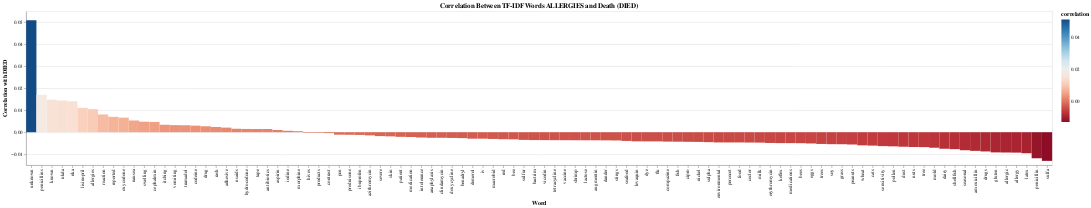

Notebook code cell kept with this figure:
### Markdown cell above
**ALLERGIES**

### Code cell
KEYWORD = "ALLERGIES"
df_COVID[KEYWORD] = df_COVID[KEYWORD].astype(str)
tfidf_vectorizer = TfidfVectorizer(stop_words='english', max_features=100) 
tfidf_matrix = tfidf_vectorizer.fit_transform(df_COVID[KEYWORD])
tfidf_df = pd.DataFrame(tfidf_matrix.toarray(), columns=tfidf_vectorizer.get_feature_names_out())
tfidf_df['DIED'] = df_COVID['DIED'].copy()
correlation_matrix = tfidf_df.corr()
correlation_with_died = correlation_matrix['DIED'].drop('DIED').sort_values(ascending=False)
print(f"Top 20 postive correlated words from {KEYWORD}")
print(correlation_with_died.head(20))
print(f"Top 20 negative correlated words from {KEYWORD}")
print(correlation_with_died.tail(20))
correlation_data = correlation_with_died.reset_index()
correlation_data.columns = ['word', 'correlation']

heatmap = alt.Chart(correlation_data).mark_rect().encode(
    x=alt.X('word:N', title='Word', sort=None),
    y=alt.Y('correlation:Q', title='Correlation with DIED'),
    color=alt.Color('correlation:Q', scale=alt.Scale(scheme='redblue')),
    tooltip=[alt.Tooltip('word:N', title='Word'), alt.Tooltip('correlation:Q', title='Correlation')]
).properties(
    title=f'Correlation Between TF-IDF Words {KEYWORD} and Death (DIED)',
    width=2000,
    height=300
)

heatmap

### Figure 1 — Vega-Lite specification as saved in the notebook (floating-point values rounded to 4 significant figures)
{"config": {"view": {"continuousWidth": 300, "continuousHeight": 300}}, "data": {"name": "data-827c5165eae9fa42f30168c29603df60"}, "mark": {"type": "rect"}, "encoding": {"color": {"field": "correlation", "scale": {"scheme": "redblue"}, "type": "quantitative"}, "tooltip": [{"field": "word", "title": "Word", "type": "nominal"}, {"field": "correlation", "title": "Correlation", "type": "quantitative"}], "x": {"field": "word", "sort": null, "title": "Word", "type": "nominal"}, "y": {"field": "correlation", "title": "Correlation with DIED", "type": "quantitative"}}, "height": 300, "title": "Correlation Between TF-IDF Words ALLERGIES and Death (DIED)", "width": 2000, "$schema": "https://vega.github.io/schema/vega-lite/v5.8.0.json", "datasets": {"data-827c5165eae9fa42f30168c29603df60": [{"word": "unknown", "correlation": 0.05093}, {"word": "penicillins", "correlation": 0.01703}, {"word": "known", "correlation": 0.01477}, {"word": "nkda", "correlation": 0.01442}, {"word": "nka", "correlation": 0.01408}, {"word": "lisinopril", "correlation": 0.01109}, {"word": "allergies", "correlation": 0.01047}, {"word": "reaction", "correlation": 0.008065}, {"word": "reported", "correlation": 0.006995}, {"word": "oxycodone", "correlation": 0.006622}, {"word": "nausea", "correlation": 0.005335}, {"word": "swelling", "correlation": 0.004784}, {"word": "cephalexin", "correlation": 0.004664}, {"word": "itching", "correlation": 0.003392}, {"word": "vomiting", "correlation": 0.003227}, {"word": "tramadol", "correlation": 0.003173}, {"word": "codeine", "correlation": 0.002976}, {"word": "drug", "correlation": 0.002706}, {"word": "rash", "correlation": 0.002389}, {"word": "adhesive", "correlation": 0.002084}, {"word": "nsaids", "correlation": 0.001572}, {"word": "hydrocodone", "correlation": 0.001487}, {"word": "tape", "correlation": 0.001458}, {"word": "antibiotics", "correlation": 0.001449}, {"word": "aspirin", "correlation": 0.000995}, {"word": "iodine", "correlation": 0.000645}, {"word": "morphine", "correlation": 0.0004446}, {"word": "hives", "correlation": -0.0002576}, {"word": "products", "correlation": -0.0002826}, {"word": "contrast", "correlation": -0.0004052}, {"word": "pcn", "correlation": -0.001123}, {"word": "prednisone", "correlation": -0.00117}, {"word": "ibuprofen", "correlation": -0.001244}, {"word": "azithromycin", "correlation": -0.001443}, {"word": "severe", "correlation": -0.001781}, {"word": "skin", "correlation": -0.001892}, {"word": "patient", "correlation": -0.002104}, {"word": "medication", "correlation": -0.002186}, {"word": "intolerance", "correlation": -0.002411}, {"word": "anaphylaxis", "correlation": -0.002526}, {"word": "clindamycin", "correlation": -0.002533}, {"word": "doxycycline", "correlation": -0.002603}, {"word": "benadryl", "correlation": -0.002688}, {"word": "demerol", "correlation": -0.002939}, {"word": "iv", "correlation": -0.002939}, {"word": "macrobid", "correlation": -0.00306}, {"word": "red", "correlation": -0.003194}, {"word": "bee", "correlation": -0.003242}, {"word": "sulfur", "correlation": -0.003493}, {"word": "bactrim", "correlation": -0.003577}, {"word": "vicodin", "correlation": -0.003595}, {"word": "tetracycline", "correlation": -0.003624}, {"word": "vaccine", "correlation": -0.003636}, {"word": "shrimp", "correlation": -0.00366}, {"word": "lactose", "correlation": -0.003669}, {"word": "augmentin", "correlation": -0.003678}, {"word": "dander", "correlation": -0.003707}, {"word": "stings", "correlation": -0.003751}, {"word": "seafood", "correlation": -0.00397}, {"word": "levaquin", "correlation": -0.00415}, {"word": "dye", "correlation": -0.004168}, {"word": "flu", "correlation": -0.004175}, {"word": "compazine", "correlation": -0.004269}, {"word": "fish", "correlation": -0.004312}, {"word": "cipro", "correlation": -0.004366}, {"word": "nickel", "correlation": -0.00441}, {"word": "sulpha", "correlation": -0.004514}, {"word": "environmental", "correlation": -0.004647}, {"word": "percocet", "correlation": -0.004657}, {"word": "food", "correlation": -0.004657}, {"word": "ceclor", "correlation": -0.004696}, {"word": "milk", "correlation": -0.004729}, {"word": "erythromycin", "correlation": -0.004894}, {"word": "keflex", "correlation": -0.004959}, {"word": "medications", "correlation": -0.00497}, {"word": "bees", "correlation": -0.005004}, {"word": "eggs", "correlation": -0.005131}, {"word": "trees", "correlation": -0.005342}, {"word": "soy", "correlation": -0.005442}, {"word": "grass", "correlation": -0.005474}, {"word": "peanuts", "correlation": -0.005591}, {"word": "wheat", "correlation": -0.005973}, {"word": "cats", "correlation": -0.006095}, {"word": "sensitivity", "correlation": -0.00632}, {"word": "pollen", "correlation": -0.006436}, {"word": "dust", "correlation": -0.006604}, {"word": "nuts", "correlation": -0.006723}, {"word": "tree", "correlation": -0.006788}, {"word": "mold", "correlation": -0.007062}, {"word": "dairy", "correlation": -0.00753}, {"word": "shellfish", "correlation": -0.007712}, {"word": "seasonal", "correlation": -0.008203}, {"word": "amoxicillin", "correlation": -0.008476}, {"word": "drugs", "correlation": -0.008746}, {"word": "gluten", "correlation": -0.009182}, {"word": "allergic", "correlation": -0.009233}, {"word": "allergy", "correlation": -0.009285}, {"word": "latex", "correlation": -0.00957}, {"word": "penicillin", "correlation": -0.01185}, {"word": "sulfa", "correlation": -0.01303}]}}
